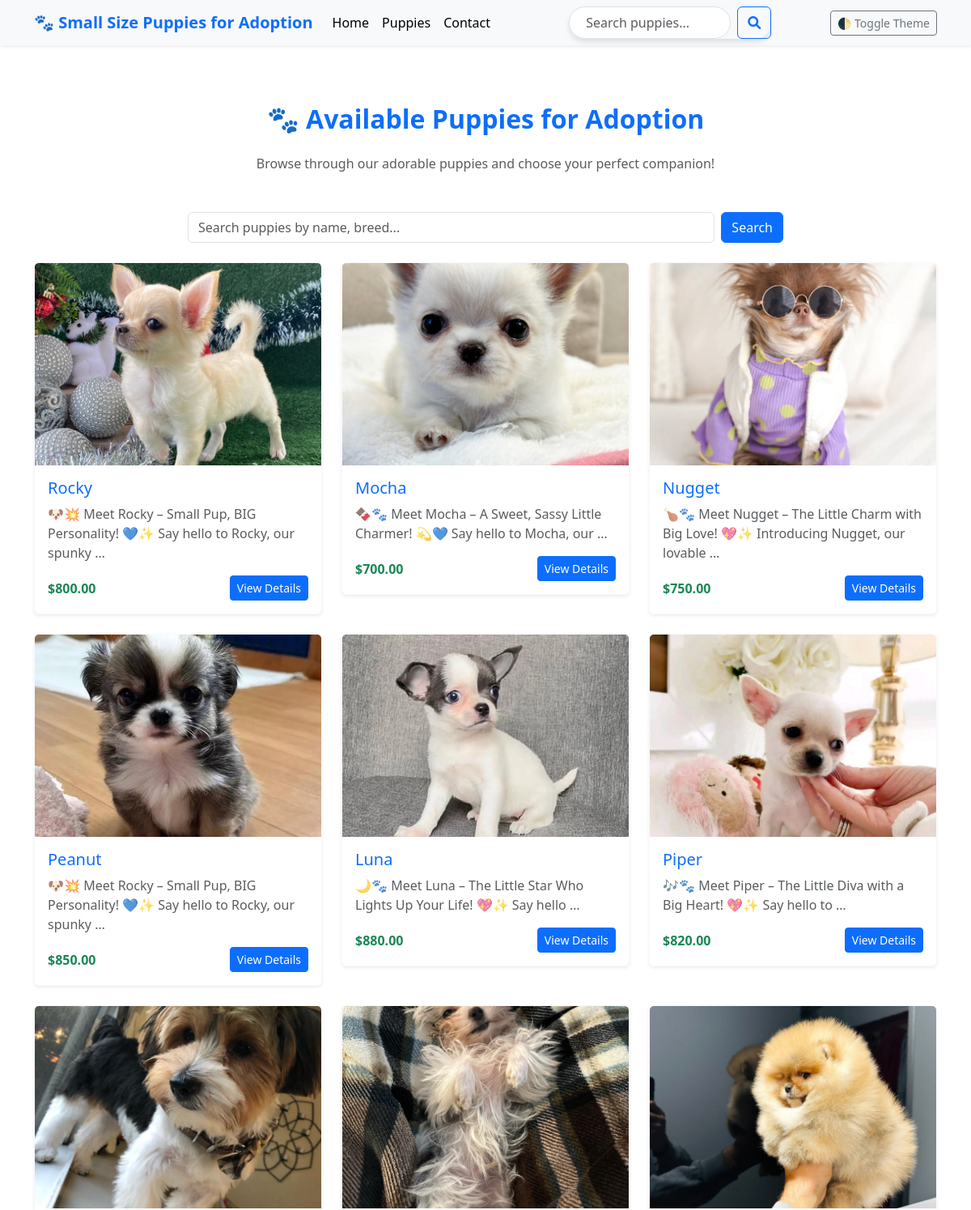
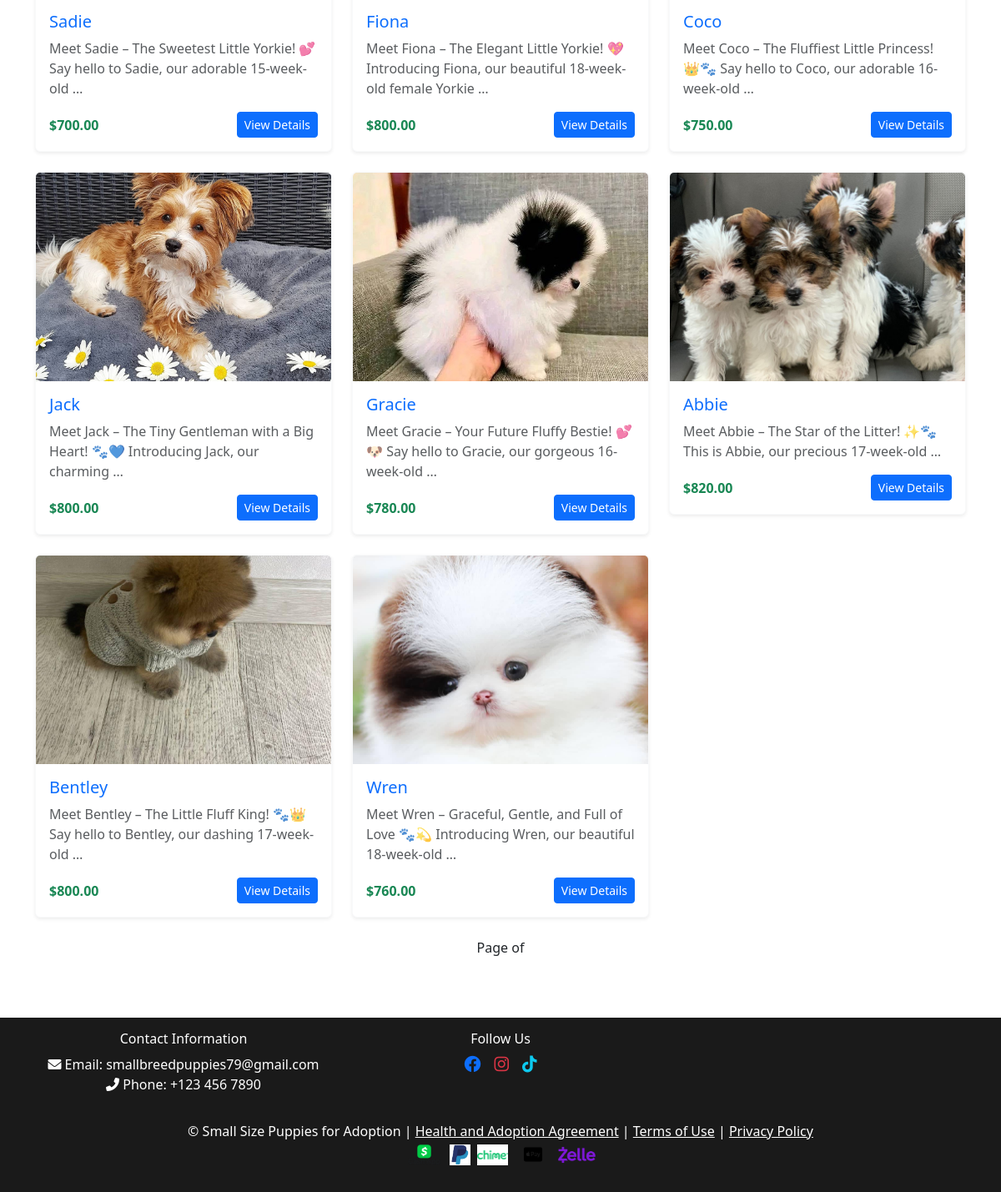
Page /puppies/search/ on the committed database (2 pictures, top to bottom).
### store/models.py (models this page shows, shortened)
class Puppy(models.Model):
    name = models.CharField(max_length=255)
    breed = models.CharField(max_length=255)
    description = models.TextField()
    price = models.DecimalField(max_digits=10, decimal_places=2)
    is_adopted = models.BooleanField(default=False)
    created_at = models.DateTimeField(auto_now_add=True)
    age = models.PositiveBigIntegerField(default=16)
    gender = models.CharField(max_length=255)
    registration = models.CharField(max_length=255)

class PuppyImage(models.Model):
    puppy = models.ForeignKey(Puppy, related_name='images', on_delete=models.CASCADE)
    image = models.ImageField(upload_to='puppy_images/')

### store/views.py (the view)
# urls.py: path('puppies/search/', views.puppy_search, name='puppy_search'),
def puppy_search(request):
    query = request.GET.get('query', '')
    if query:
        puppies = Puppy.objects.filter(name__icontains=query) | Puppy.objects.filter(breed__icontains=query)
    else:
        puppies = Puppy.objects.all()  # Show all puppies if no query
    return render(request, 'store/puppy_list.html', {'puppies': puppies, 'query': query})

### store/templates/store/puppy_list.html (shortened to what this page needs)
{% extends "store/base.html" %}
{% block content %}
<div class="container my-5">
    <h2 class="text-center text-primary mb-4 fw-bold">🐾 Available Puppies for Adoption</h2>
    <p class="text-center text-muted mb-5">Browse through our adorable puppies and choose your perfect companion!</p>
    <div class="row mb-4">
        <div class="col-md-8 offset-md-2">
            <form action="{% url 'puppies' %}" method="get" class="d-flex">
                <input type="text" class="form-control" name="query" placeholder="Search puppies by name, breed..." value="{{ query }}">
                <button type="submit" class="btn btn-primary ms-2">Search</button>
            </form>
        </div>
    </div>
    <div class="row">
        {% for puppy in puppies %}
        <div class="col-md-4 mb-4">
            <div class="card shadow-sm border-light rounded">
                <img src="{{ puppy.images.first.image.url }}" class="card-img-top puppy-image" alt="{{ puppy.name }}">
                <div class="card-body">
                    <h5 class="card-title text-primary">{{ puppy.name }}</h5>
                    <p class="card-text text-muted">{{ puppy.description|truncatewords:15 }}</p>
                    <div class="d-flex justify-content-between align-items-center">
                        <span class="text-success fw-bold">${{ puppy.price }}</span>
                        <a href="{% url 'puppy_detail' puppy.id %}" class="btn btn-primary btn-sm">View Details</a>
                    </div>
                </div>
            </div>
        </div>
        {% empty %}
        <div class="col-12 text-center">
            <p class="text-muted">No puppies match your search. Please try again with different keywords.</p>
        </div>
        {% endfor %}
    </div>
    <div class="d-flex justify-content-center">
        <span class="mx-2">Page {{ puppies.number }} of {{ puppies.paginator.num_pages }}</span>
    </div>
</div>
{% endblock %}

### store/templates/store/base.html (style rules this page uses)
html { transition: background-color 0.3s, color 0.3s; }

### store/templates/store/puppy_list.html (style rules this page uses)
.puppy-image { width: 100%; height: 250px; object-fit: cover; transition: transform 0.3s ease, box-shadow 0.3s ease; }

### rows in the picture
Puppy: images.first.image (picture), name "Rocky", description "🐶💥 Meet Rocky – Small Pup, BIG Personality! 💙✨ Say hello to Rocky, our spunky …", price "800.00"
Puppy: images.first.image (picture), name "Mocha", description "🍫🐾 Meet Mocha – A Sweet, Sassy Little Charmer! 💫💙 Say hello to Mocha, our …", price "700.00"
Puppy: images.first.image (picture), name "Nugget", description "🍗🐾 Meet Nugget – The Little Charm with Big Love! 💖✨ Introducing Nugget, our lovable …", price "750.00"
Puppy: images.first.image (picture), name "Peanut", description "🐶💥 Meet Rocky – Small Pup, BIG Personality! 💙✨ Say hello to Rocky, our spunky …", price "850.00"
Puppy: images.first.image (picture), name "Luna", description "🌙🐾 Meet Luna – The Little Star Who Lights Up Your Life! 💖✨ Say hello …", price "880.00"
Puppy: images.first.image (picture), name "Piper", description "🎶🐾 Meet Piper – The Little Diva with a Big Heart! 💖✨ Say hello to …", price "820.00"
Puppy: images.first.image (picture), name "Sadie", description "Meet Sadie – The Sweetest Little Yorkie! 💕 Say hello to Sadie, our adorable 15-week-old …", price "700.00"
Puppy: images.first.image (picture), name "Fiona", description "Meet Fiona – The Elegant Little Yorkie! 💖 Introducing Fiona, our beautiful 18-week-old female Yorkie …", price "800.00"
Puppy: images.first.image (picture), name "Coco", description "Meet Coco – The Fluffiest Little Princess! 👑🐾 Say hello to Coco, our adorable 16-week-old …", price "750.00"
Puppy: images.first.image (picture), name "Jack", description "Meet Jack – The Tiny Gentleman with a Big Heart! 🐾💙 Introducing Jack, our charming …", price "800.00"
Puppy: images.first.image (picture), name "Gracie", description "Meet Gracie – Your Future Fluffy Bestie! 💕🐶 Say hello to Gracie, our gorgeous 16-week-old …", price "780.00"
Puppy: images.first.image (picture), name "Abbie", description "Meet Abbie – The Star of the Litter! ✨🐾 This is Abbie, our precious 17-week-old …", price "820.00"
Puppy: images.first.image (picture), name "Bentley", description "Meet Bentley – The Little Fluff King! 🐾👑 Say hello to Bentley, our dashing 17-week-old …", price "800.00"
Puppy: images.first.image (picture), name "Wren", description "Meet Wren – Graceful, Gentle, and Full of Love 🐾💫 Introducing Wren, our beautiful 18-week-old …", price "760.00"
